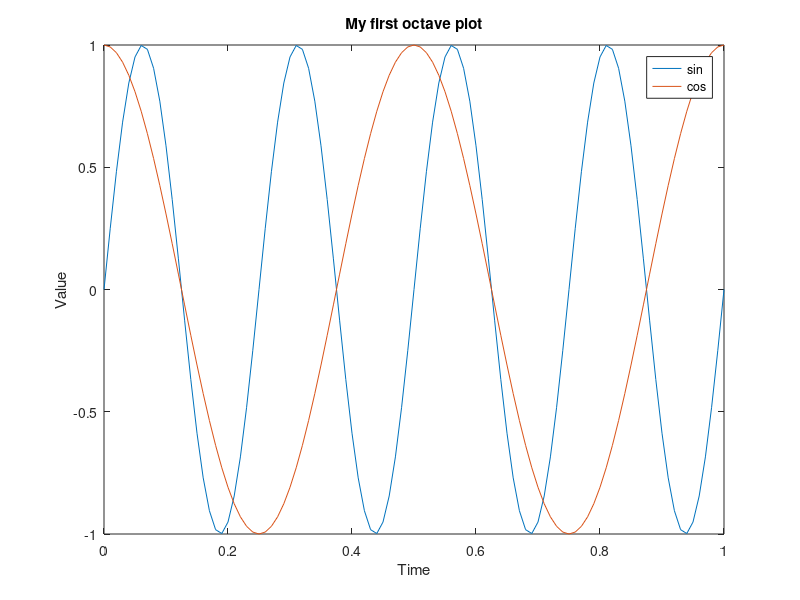

This figure's MATLAB source:
t = [0:0.01:1];
y = sin(2*pi*4*t);
plot(t, y);
#If we want to plot multiple things in the same graph, we need to use hold onCleanup
hold on;
y1 = cos(2*pi*2*t);
plot(t,y1);
xlabel("Time");
ylabel("Value");
legend('sin', 'cos');
title("My first octave plot");
print -dpng "My_Plot.png";
